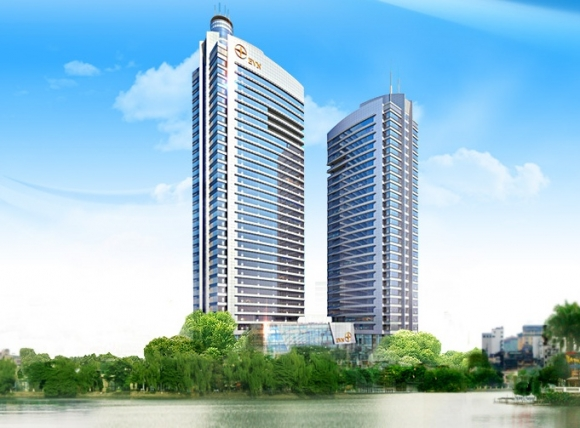
#> input picture Pillow_XlAnh/anh.png, 580 x 428 px
$ python main.py
#> lines starting #> are read from the running program, lines starting #| are printed output that depends on the picture
from PIL import Image
import matplotlib.pyplot as plt
import numpy as np
import  numpy as np
#DOC HINH ANH
image=Image.open('anh.png')
#> image is the input picture: PIL image 580x428 RGB; mean R, G, B 151.7, 188.5, 203
plt.imshow(image)
"""
Hien thi kich thuoc:image.size
Hien thi dinh dang anh:image.format
Hien thi loai mau duoc su dung image.mode
"""
#Luu hinh anh
image.save("anhnew.jpg")
#Cat hinh anh
left=100
top=150
right=400
bottom=400
crop_image=image.crop((left,top,right,bottom))
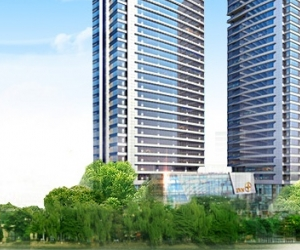
#> crop_image: PIL image 300x250 RGB; mean R, G, B 148.1, 166.3, 162.8
crop_image.show()
